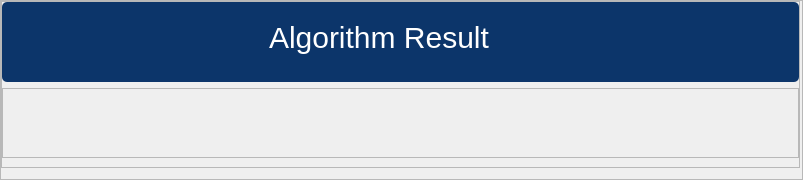
                     <widget class="QFrame" name="frame_32">
                      <property name="sizePolicy">
                       <sizepolicy hsizetype="Expanding" vsizetype="Expanding">
                        <horstretch>0</horstretch>
                        <verstretch>0</verstretch>
                       </sizepolicy>
                      </property>
                      <property name="minimumSize">
                       <size>
                        <width>0</width>
                        <height>0</height>
                       </size>
                      </property>
                      <property name="maximumSize">
                       <size>
                        <width>16777215</width>
                        <height>16777215</height>
                       </size>
                      </property>
                      <property name="styleSheet">
                       <string notr="true">font-size:17px;</string>
                      </property>
                      <property name="frameShape">
                       <enum>QFrame::StyledPanel</enum>
                      </property>
                      <property name="frameShadow">
                       <enum>QFrame::Raised</enum>
                      </property>
                      <layout class="QVBoxLayout" name="verticalLayout_10">
                       <property name="leftMargin">
                        <number>0</number>
                       </property>
                       <property name="topMargin">
                        <number>0</number>
                       </property>
                       <property name="rightMargin">
                        <number>2</number>
                       </property>
                       <item>
                        <widget class="QFrame" name="frame_3">
                         <property name="sizePolicy">
                          <sizepolicy hsizetype="Expanding" vsizetype="Expanding">
                           <horstretch>0</horstretch>
                           <verstretch>0</verstretch>
                          </sizepolicy>
                         </property>
                         <property name="minimumSize">
                          <size>
                           <width>0</width>
                           <height>0</height>
                          </size>
                         </property>
                         <property name="maximumSize">
                          <size>
                           <width>16777215</width>
                           <height>16777215</height>
                          </size>
                         </property>
                         <property name="frameShape">
                          <enum>QFrame::StyledPanel</enum>
                         </property>
                         <property name="frameShadow">
                          <enum>QFrame::Raised</enum>
                         </property>
                         <layout class="QVBoxLayout" name="verticalLayout_4">
                          <property name="leftMargin">
                           <number>0</number>
                          </property>
                          <property name="topMargin">
                           <number>0</number>
                          </property>
                          <property name="rightMargin">
                           <number>0</number>
                          </property>
                          <item>
                           <widget class="QFrame" name="frame_31">
                            <property name="minimumSize">
                             <size>
                              <width>0</width>
                              <height>80</height>
                             </size>
                            </property>
                            <property name="styleSheet">
                             <string notr="true">QFrame{
	background: #0C356A;
   border-radius:5px;
}


</string>
                            </property>
                            <property name="frameShape">
                             <enum>QFrame::StyledPanel</enum>
                            </property>
                            <property name="frameShadow">
                             <enum>QFrame::Raised</enum>
                            </property>
                            <layout class="QHBoxLayout" name="horizontalLayout_17">
                             <property name="topMargin">
                              <number>0</number>
                             </property>
                             <item>
                              <widget class="QPushButton" name="Stop_connection_Clibration">
                               <property name="maximumSize">
                                <size>
                                 <width>80</width>
                                 <height>30</height>
                                </size>
                               </property>
                               <property name="styleSheet">
                                <string notr="true">
QPushButton{
	color: white;
	padding: 5px;
    background-color:#F1F0E8;
	font-size: 11pt;
	font-weight: bold;
	border-radius:7px;
    background-color:transparent;
}

QPushButton:hover{
	background: #a3a3a3;
}

QPushButton:disabled {
    color: #8D8D8D;
}

QPushButton:pressed {
	background: rgb(0, 0, 0);
}</string>
                               </property>
                               <property name="text">
                                <string/>
                               </property>
                               <property name="icon">
                                <iconset>
                                 <normaloff>../icons/camera_disconnected.png</normaloff>../icons/camera_disconnected.png</iconset>
                               </property>
                               <property name="iconSize">
                                <size>
                                 <width>50</width>
                                 <height>50</height>
                                </size>
                               </property>
                              </widget>
                             </item>
                             <item>
                              <widget class="QPushButton" name="Camera_connection_Calibration">
                               <property name="maximumSize">
                                <size>
                                 <width>80</width>
                                 <height>30</height>
                                </size>
                               </property>
                               <property name="styleSheet">
                                <string notr="true">
QPushButton{
	color: white;
	padding: 5px;
    background-color:#F1F0E8;
	font-size: 11pt;
	font-weight: bold;
	border-radius:7px;
    background-color:transparent;
}

QPushButton:hover{
	background: #a3a3a3;
}

QPushButton:disabled {
    color: #8D8D8D;
}

QPushButton:pressed {
	background: rgb(0, 0, 0);
}</string>
                               </property>
                               <property name="text">
                                <string/>
                               </property>
                               <property name="icon">
                                <iconset>
                                 <normaloff>../icons/camera_connected.png</normaloff>../icons/camera_connected.png</iconset>
                               </property>
                               <property name="iconSize">
                                <size>
                                 <width>50</width>
                                 <height>50</height>
                                </size>
                               </property>
                              </widget>
                             </item>
                             <item>
                              <widget class="QPushButton" name="pushButton_3">
                               <property name="maximumSize">
                                <size>
                                 <width>80</width>
                                 <height>30</height>
                                </size>
                               </property>
                               <property name="styleSheet">
                                <string notr="true">
QPushButton{
	color: white;
	padding: 5px;
    background-color:#F1F0E8;
	font-size: 11pt;
	font-weight: bold;
	border-radius:7px;
    background-color:transparent;
}

QPushButton:hover{
	background: #a3a3a3;
}

QPushButton:disabled {
    color: #8D8D8D;
}

QPushButton:pressed {
	background: rgb(0, 0, 0);
}</string>
                               </property>
                               <property name="text">
                                <string/>
                               </property>
                               <property name="icon">
                                <iconset>
                                 <normaloff>../icons/Live00.png</normaloff>../icons/Live00.png</iconset>
                               </property>
                               <property name="iconSize">
                                <size>
                                 <width>50</width>
                                 <height>50</height>
                                </size>
                               </property>
                              </widget>
                             </item>
                             <item>
                              <spacer name="horizontalSpacer_7">
                               <property name="orientation">
                                <enum>Qt::Horizontal</enum>
                               </property>
                               <property name="sizeType">
                                <enum>QSizePolicy::Expanding</enum>
                               </property>
                               <property name="sizeHint" stdset="0">
                                <size>
                                 <width>90</width>
                                 <height>30</height>
                                </size>
                               </property>
                              </spacer>
                             </item>
                             <item>
                              <widget class="QLabel" name="label_21">
                               <property name="maximumSize">
                                <size>
                                 <width>300</width>
                                 <height>100</height>
                                </size>
                               </property>
                               <property name="styleSheet">
                                <string notr="true">font-size:30px;
color: white;
font: 24pt &quot;Mongolian Baiti&quot;;</string>
                               </property>
                               <property name="text">
                                <string>Algorithm Result</string>
                               </property>
                              </widget>
                             </item>
                             <item>
                              <spacer name="horizontalSpacer_14">
                               <property name="orientation">
                                <enum>Qt::Horizontal</enum>
                               </property>
                               <property name="sizeType">
                                <enum>QSizePolicy::Expanding</enum>
                               </property>
                               <property name="sizeHint" stdset="0">
                                <size>
                                 <width>300</width>
                                 <height>20</height>
                                </size>
                               </property>
                              </spacer>
                             </item>
                            </layout>
                           </widget>
                          </item>
                          <item>
                           <widget class="QScrollArea" name="scrollArea_2">
                            <property name="widgetResizable">
                             <bool>true</bool>
                            </property>
                            <widget class="QWidget" name="scrollAreaWidgetContents_3">
                             <property name="geometry">
                              <rect>
                               <x>0</x>
                               <y>0</y>
                               <width>995</width>
                               <height>660</height>
                              </rect>
                             </property>
                             <layout class="QHBoxLayout" name="horizontalLayout_57">
                              <item>
                               <widget class="QLabel" name="label_38">
                                <property name="text">
                                 <string/>
                                </property>
                               </widget>
                              </item>
                             </layout>
                            </widget>
                           </widget>
                          </item>
                         </layout>
                        </widget>
                       </item>
                      </layout>
                     </widget>
